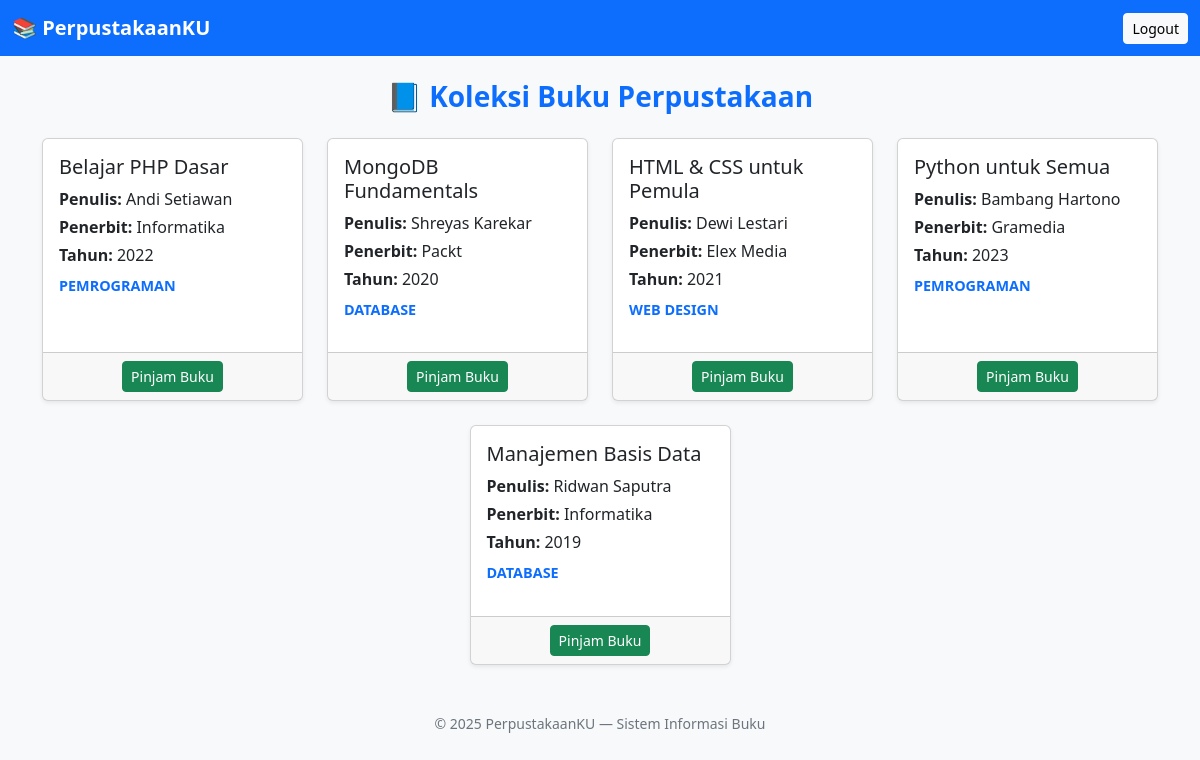
The page /user.php (signed in) on the database its author committed.
### tables this page shows
CREATE TABLE `buku` (
  `id_buku` int(11) NOT NULL,
  `judul_buku` varchar(150) NOT NULL,
  `penulis` varchar(100) DEFAULT NULL,
  `penerbit` varchar(100) DEFAULT NULL,
  `tahun_terbit` year(4) DEFAULT NULL,
  `kategori` varchar(50) DEFAULT NULL,
  `jumlah` int(11) DEFAULT 0,
  `tanggal_input` timestamp NOT NULL DEFAULT current_timestamp()
);

### user.php (the view, shortened to what this page needs)
<?php
include 'koneksi.php';
?>
<!DOCTYPE html>
<html lang="id">
<head>
  <link href="https://cdn.jsdelivr.net/npm/bootstrap@5.3.2/dist/css/bootstrap.min.css" rel="stylesheet">
</head>
<body>
<nav class="navbar navbar-expand-lg navbar-dark bg-primary">
  <div class="container-fluid">
    <a class="navbar-brand fw-bold" href="#">📚 PerpustakaanKU</a>
    <div class="d-flex">
      <a href="logout.php" class="btn btn-light btn-sm">Logout</a>
    </div>
  </div>
</nav>
<div class="container mt-4">
  <h3 class="text-primary mb-4 text-center fw-semibold">📘 Koleksi Buku Perpustakaan</h3>
  <div class="row g-4 justify-content-center">
    <?php
    $res = mysqli_query($conn, "SELECT * FROM buku ORDER BY id_buku ASC LIMIT 5");
    while ($item = mysqli_fetch_assoc($res)): ?>
      <div class="col-md-3">
        <div class="card book-card h-100 shadow-sm">
          <div class="card-body">
            <h5 class="card-title"><?= htmlspecialchars($item['judul_buku']); ?></h5>
            <p class="mb-1"><strong>Penulis:</strong> <?= htmlspecialchars($item['penulis']); ?></p>
            <p class="mb-1"><strong>Penerbit:</strong> <?= htmlspecialchars($item['penerbit']); ?></p>
            <p class="mb-1"><strong>Tahun:</strong> <?= htmlspecialchars($item['tahun_terbit']); ?></p>
            <p class="book-type mt-2"><?= htmlspecialchars($item['kategori']); ?></p>
          </div>
          <div class="card-footer text-center">
            <form method="POST">
              <button type="submit" name="pinjam" class="btn btn-success btn-sm">Pinjam Buku</button>
            </form>
          </div>
        </div>
      </div>
    <?php endwhile; ?>
  </div>
</div>
<footer class="text-center mt-5 text-secondary small">
  <p>© <?= date("Y") ?> PerpustakaanKU — Sistem Informasi Buku</p>
</footer>
</body>
</html>

### user.php (style rules this page uses)
body { background-color: #f8f9fa; }
.book-card { transition: transform 0.2s ease, box-shadow 0.2s ease; }
.book-type { font-size: 0.9rem; font-weight: bold; color: #0d6efd; text-transform: uppercase; }

### rows shown on the page
buku: judul_buku "Belajar PHP Dasar", penulis "Andi Setiawan", penerbit "Informatika", tahun_terbit "2022", kategori "PEMROGRAMAN"
buku: judul_buku "MongoDB Fundamentals", penulis "Shreyas Karekar", penerbit "Packt", tahun_terbit "2020", kategori "DATABASE"
buku: judul_buku "HTML & CSS untuk Pemula", penulis "Dewi Lestari", penerbit "Elex Media", tahun_terbit "2021", kategori "WEB DESIGN"
buku: judul_buku "Python untuk Semua", penulis "Bambang Hartono", penerbit "Gramedia", tahun_terbit "2023", kategori "PEMROGRAMAN"
buku: judul_buku "Manajemen Basis Data", penulis "Ridwan Saputra", penerbit "Informatika", tahun_terbit "2019", kategori "DATABASE"
